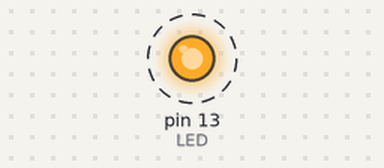
Bench run of a sketch on a simulated Arduino Uno, built with avr-gcc and run on an emulated ATmega328P. On the bench: output pins drawn as LEDs (lit = HIGH). Dashed ring = blinking.

Above: at 0.05 s.
Timing chart, 0 to 3.0 s (numbered marks = the images above):
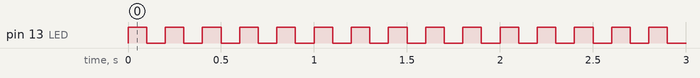

The sketch:

test_20210202.ino
```cpp
// 상주 변수 선언
const int LED = 13;
const int HIGH_VAL = 1;
const int LOW_VAL = 0;

// 장치에 대한 환경 설정
void setup() {
  // 아두이노 핀맵 참조
  // 13번 핀 출력 방향 설정
  pinMode(LED_BUILTIN, OUTPUT);
  // pinMode(13, OUTPUT);
}

// main() 숨겨져 있음
// 동작하는 루틴 적용
void loop() {
  // 13번 핀 디지털 신호 high
  digitalWrite(LED, HIGH_VAL);
  // 딜레이 시간 1초
  delay(100);
  // 13번 핀 디지털 신호 low
  digitalWrite(LED, LOW_VAL);
  delay(100);
}
```

Measured:
- by itself, pin 13 (LED): alternates HIGH for 0.10 s and LOW for 0.10 s
